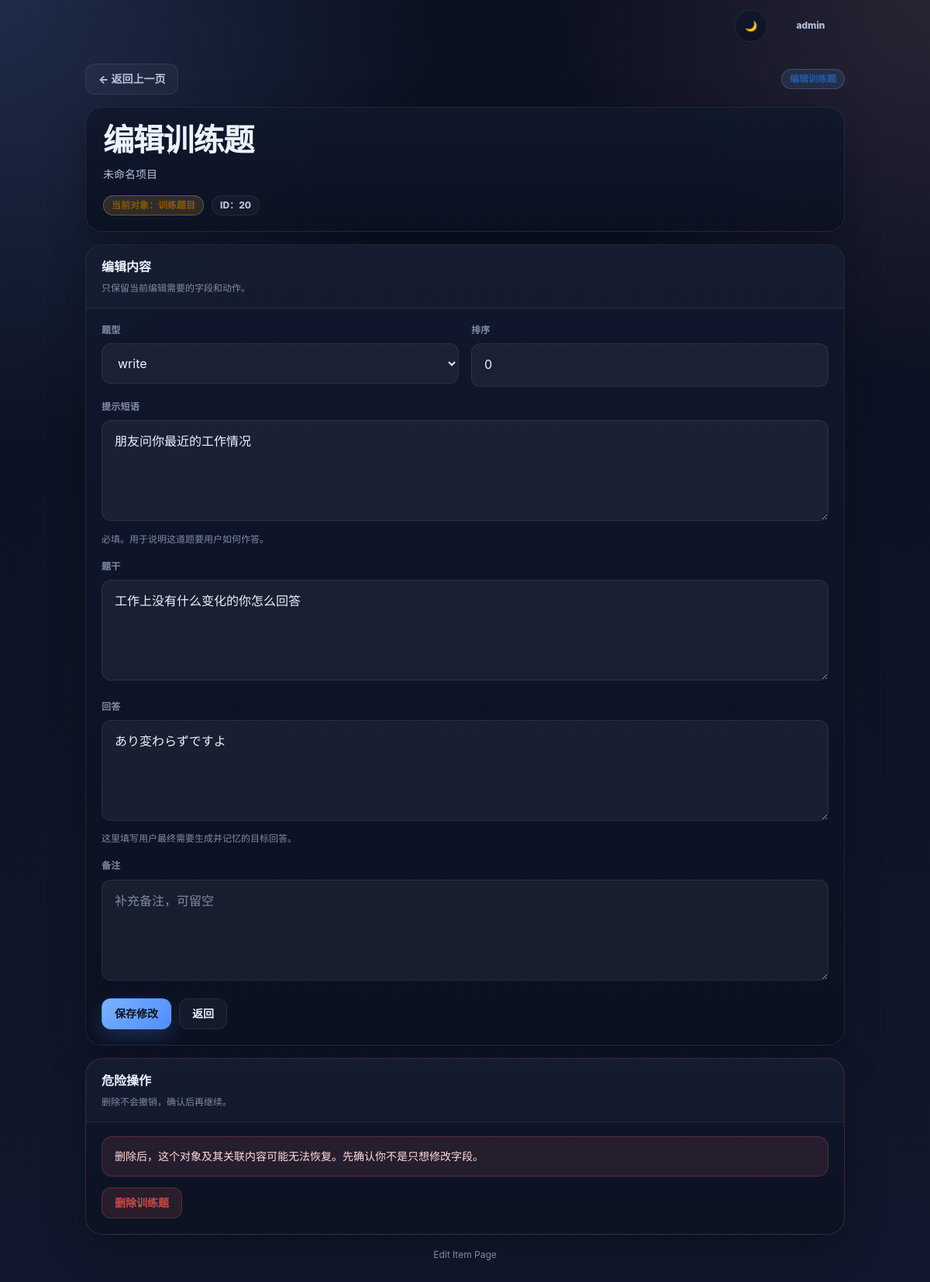
The app's page /question/20/edit/?next=/lesson/7/questions/ (signed in) with its own data.
### app/train/models.py (models this page shows, shortened)
class Question(models.Model):
    lesson = models.ForeignKey(
        Lesson,
        on_delete=models.CASCADE,
        null=True,
        blank=True
    )
    prompt_text = models.TextField()
    answer_text = models.TextField()
    audio_url = models.URLField(blank=True, null=True)

class TrainingItem(models.Model):
    TYPE_CHOICES = [
        ("listen", "听"),
        ("speak", "说"),
        ("read_cloze", "读-填空"),
        ("read_choice", "读-选择"),
        ("write", "写"),
    ]
    GRADING_MODE_CHOICES = [
        ("strict", "严格匹配"),
        ("normalize", "归一化匹配"),
        ("multi_answer", "多答案匹配"),
        ("keyword", "关键词匹配"),
    ]
    ANSWER_TYPE_CHOICES = [
        ("translation", "翻译"),
        ("polite_expression", "敬语表达"),
        ("tense_person_conversion", "时态/人称转换"),
        ("literary_expression", "文学表达"),
        ("fixed_expression", "固定表达"),
        ("general_response", "一般回答"),
    ]
    LANGUAGE_CHOICES = [
        ("ja", "日语"),
        ("en", "英语"),
        ("zh", "中文"),
        ("mixed", "混合"),
    ]
    CLOZE_MODE_CHOICES = [
        ("manual_only", "仅人工克漏字"),
        ("auto_only", "仅自动克漏字"),
        ("manual_first", "人工优先，自动补充"),
    ]
    MODE_CHOICES = [
        ("listen", "听力转换"),
        ("speak", "口说作答"),
        ("write", "输入作答"),
        ("cloze", "克漏字"),
        ("shadow", "跟读"),
        ("choice", "选择题"),
    ]
    question = models.ForeignKey(
        "Question",
        on_delete=models.CASCADE,
        related_name="training_items"
    )
    item_type = models.CharField(
        max_length=20,
        choices=TYPE_CHOICES
    )
    cloze_text = models.TextField(blank=True, null=True)
    cloze_answers = models.JSONField(blank=True, null=True)
    choices = models.JSONField(blank=True, null=True)
    correct_answers = models.JSONField(blank=True, null=True)
    prompt_text = models.TextField(blank=True, null=True)
    reveal_text_on_wrong = models.BooleanField(default=False)
    audio_file = models.FileField(
        upload_to="audio/",
        blank=True,
        null=True
    )
    instruction_text = models.TextField(
        blank=True,
        default=""
    )
    source_text = models.TextField(
        blank=True,
        default=""
    )
    target_answer = models.TextField(
        blank=True,
        default=""
    )
    accepted_answers = models.JSONField(
        blank=True,
        default=list
    )
    explanation = models.TextField(
        blank=True,
        default=""
    )
    grading_mode = models.CharField(
        max_length=30,
        choices=GRADING_MODE_CHOICES,
        default="normalize"
    )
    answer_type = models.CharField(
        max_length=50,
        choices=ANSWER_TYPE_CHOICES,
        default="general_response"
    )
    language = models.CharField(
        max_length=20,
        choices=LANGUAGE_CHOICES,
        default="ja"
    )
    enabled_modes = models.JSONField(
        blank=True,
        default=list
    )
    difficulty = models.PositiveSmallIntegerField(
        default=1
    )
    source_audio = models.FileField(
        upload_to="audio/source/",
        blank=True,
        null=True
    )
    target_audio = models.FileField(
        upload_to="audio/target/",
        blank=True,
        null=True
    )
    manual_cloze_text = models.TextField(
        blank=True,
        default=""
    )
    cloze_mode = models.CharField(
        max_length=20,
        choices=CLOZE_MODE_CHOICES,
        default="manual_first"
    )
    auto_cloze_enabled = models.BooleanField(
        default=True
    )
    tags = models.JSONField(
        blank=True,
        default=list
    )
    source_reference = models.CharField(
        max_length=255,
        blank=True,
        default=""
    )
    notes = models.TextField(
        blank=True,
        default=""
    )
    is_active = models.BooleanField(
        default=True
    )
    sort_order = models.IntegerField(
        default=0
    )
    created_at = models.DateTimeField(auto_now_add=True)

### app/train/views/train_views.py (the view, shortened to what this page needs)
# urls.py: path("question/<int:question_id>/edit/", question_edit, name="question-edit"),
@login_required
def question_edit(request, question_id):
    question = get_object_or_404(
        Question,
        id=question_id,
        lesson__book__owner=request.user
    )
    next_url = (
        request.GET.get("next")
        or request.POST.get("next")
        or f"/lesson/{question.lesson_id}/"
    )
    training = question.training_items.order_by("id").first()
    item_type = training.item_type if training else ""
    display_qtype = item_type or ""
    return render(request, "train/edit_item.html", {
        "mode": "question",
        "obj": question,
        "training": training,
        "item_type": item_type,
        "display_qtype": display_qtype,
        "next": next_url,
        "page_title": "编辑训练题",
        "choices_json": json.dumps(training.choices or [], ensure_ascii=False) if training else "[]",
        "cloze_answers_text": "\n".join(training.cloze_answers or []) if training and training.cloze_answers else "",
        "listen_meta": (
            ((training.choices or [])[0].get("_meta", {}))
            if training and training.choices and isinstance((training.choices or [])[0], dict)
            else {}
        ),
    })

### app/train/templates/train/edit_item.html (shortened to what this page needs)
{% extends "train/base_train.html" %}
{% block content %}
{% firstof obj.title obj.question_text obj.question "未命名项目" as obj_name %}
<div class="page">
    <div class="shell">
        <div class="topbar">
            <div class="topbar-left">
                {% if next %}
                    <a href="{{ next }}" class="back-link">← 返回上一页</a>
                {% else %}
                    <a href="{% url 'dashboard' %}" class="back-link">← 返回首页</a>
                {% endif %}
            </div>
            <div class="topbar-right">
                <span class="chip primary">{{ page_title|default:"编辑项目" }}</span>
            </div>
        </div>
        <section class="header-card">
            <h1 class="title">{{ page_title|default:"编辑项目" }}</h1>
            <p class="subtitle">{{ obj_name }}</p>
            <div class="meta-row">
                {% if mode == "book" %}
                    <span class="chip warning">当前对象：书册</span>
                {% elif mode == "lesson" %}
                    <span class="chip warning">当前对象：章节</span>
                {% elif mode == "question" %}
                    <span class="chip warning">当前对象：训练题目</span>
                {% else %}
                    <span class="chip warning">当前对象：项目</span>
                {% endif %}
                {% if obj.id %}
                    <span class="chip">ID：{{ obj.id }}</span>
                {% endif %}
            </div>
        </section>
        <section class="form-card">
            <div class="card-header">
                <h2 class="card-title">编辑内容</h2>
                <div class="card-subtitle">只保留当前编辑需要的字段和动作。</div>
            </div>
            <div class="card-body">
                <form method="post" enctype="multipart/form-data" class="edit-form" id="edit-form">
                    {% if mode == "book" %}
                        <div class="form-grid">
                            <div class="field-group full">
                                <div class="field-label">书册名称</div>
                                <input type="text" name="title" class="input" value="{{ obj.title|default:'' }}" placeholder="请输入书册名称" required>
                            </div>
                            <div class="field-group full">
                                <div class="field-label">书册说明</div>
                                <textarea name="description" class="textarea" placeholder="请输入书册说明，可留空">{{ obj.description|default:'' }}</textarea>
                            </div>
                        </div>
                    {% elif mode == "question" %}
                        <div class="form-grid">
                            <div class="field-group">
                                <div class="field-label">题型</div>
                                <select name="qtype" class="select">
                                    <option value="write" {% if display_qtype == "write" %}selected{% endif %}>write</option>
                                </select>
                            </div>
                            <div class="field-group">
                                <div class="field-label">排序</div>
                                <input type="number" name="order" class="input" value="{{ obj.order|default:0 }}" placeholder="请输入排序">
                            </div>
                            <div class="field-group full">
                                <div class="field-label">提示短语</div>
                                <textarea
                                    name="instruction_text"
                                    id="instruction-display"
                                    class="textarea"
                                    placeholder="例如：用敬语表达 / 用对应时态及人称提问 / 王勃怎么表达"
                                    required
                                >{% firstof training.instruction_text training.prompt_text obj.prompt_text obj.question_text obj.question "" %}</textarea>
                                <div class="field-help">必填。用于说明这道题要用户如何作答。</div>
                            </div>
                            <div class="field-group full">
                                <div class="field-label">题干</div>
                                <textarea
                                    id="question-display"
                                    class="textarea"
                                    placeholder="请输入题干"
                                    required
                                >{% firstof training.source_text obj.prompt_text obj.question_text obj.question "" %}</textarea>
                            </div>
                            <div class="field-group full">
                                <div class="field-label">回答</div>
                                <textarea
                                    id="answer-display"
                                    class="textarea"
                                    placeholder="请输入目标回答"
                                    required
                                >{% firstof training.target_answer obj.answer_text obj.answer "" %}</textarea>
                                <div class="field-help">这里填写用户最终需要生成并记忆的目标回答。</div>
                            </div>
                            <div class="field-group full">
                                <div class="field-label">备注</div>
                                <textarea name="note" class="textarea" placeholder="补充备注，可留空">{{ obj.note|default:'' }}</textarea>
                            </div>
                        </div>
                    {% endif %}
                    <div class="actions">
                        <button type="submit" class="primary-btn">保存修改</button>
                        {% if next %}
                            <a href="{{ next }}" class="secondary-btn">返回</a>
                        {% else %}
                            <a href="{% url 'dashboard' %}" class="secondary-btn">返回首页</a>
                        {% endif %}
                    </div>
                </form>
            </div>
        </section>
        {% if obj.id %}
            <section class="danger-card">
                <div class="card-header">
                    <h2 class="card-title">危险操作</h2>
                    <div class="card-subtitle">删除不会撤销，确认后再继续。</div>
                </div>
                <div class="danger-body">
                    <div class="danger-note">
                        删除后，这个对象及其关联内容可能无法恢复。先确认你不是只想修改字段。
                    </div>
                    <div class="actions">
                        {% if mode == "book" %}
                            <a href="{% url 'book-delete-confirm' obj.id %}?next={{ next|default:'' }}" class="danger-btn">删除书册</a>
                        {% elif mode == "lesson" %}
                            <a href="{% url 'lesson-delete-confirm' obj.id %}?next={{ next|default:'' }}" class="danger-btn">删除章节</a>
                        {% elif mode == "question" %}
                            <form
                                method="post"
                                action="{% url 'question-delete' obj.id %}?next={{ next|default:'' }}"
                                class="inline-form"
                                onsubmit="return confirm('确定删除这条题目吗？删除后将无法恢复。');"
                            >
                                <button type="submit" class="danger-btn">删除训练题</button>
                            </form>
                        {% endif %}
                    </div>
                </div>
            </section>
        {% endif %}
        <div class="footer-note">Edit Item Page</div>
    </div>
</div>
{% endblock %}

### app/train/templates/train/base_train.html (shortened to what this page needs)
{% load static %}
<!DOCTYPE html>
<html lang="zh-CN" data-theme="dark">
<head>
    <link rel="stylesheet" href="{% static 'train/css/theme.css' %}">
</head>
<body class="train-body {% block body_class %}{% endblock %}">
    {% block global_theme_switch %}
    <div class="global-utility-bar">
        <div class="global-theme-switch">
            <button id="themeToggleBtn" aria-label="切换页面风格" title="切换页面风格">
            </button>
        </div>
        {% if request.user.is_authenticated %}
        <details class="user-menu global-user-menu">
            <summary class="user-pill">{{ request.user.username }}</summary>
        </details>
        {% endif %}
    </div>
    {% endblock %}
    {% block content %}{% endblock %}
</body>
</html>

### app/train/templates/train/edit_item.html (style rules this page uses)
.edit-form { display: grid; gap: 16px; }
.form-grid { display: grid; grid-template-columns: repeat(2, minmax(0, 1fr)); gap: 16px; }
.field-group { min-width: 0; }
.field-group.full { grid-column: 1 / -1; }
.field-label { font-size: 12px; color: var(--text-faint); font-weight: 700; margin-bottom: 8px; letter-spacing: 0.02em; }
.field-help { margin-top: 6px; font-size: 12px; color: var(--text-faint); }
.danger-card { border-color: rgba(255, 114, 114, 0.20); }
.danger-body { padding: 18px 20px 20px; display: flex; flex-direction: column; gap: 14px; }
.danger-note { padding: 14px 16px; border-radius: 14px; background: rgba(255, 114, 114, 0.10); border: 1px solid rgba(255, 114, 114, 0.20); color: #ffdede; font-size: 14px; }
.inline-form { margin: 0; }

### records on screen
Question: id "20"
TrainingItem: qtype "write", instruction_text "朋友问你最近的工作情况", source_text "工作上没有什么变化的你怎么回答", target_answer "あり変わらずですよ"

### other values on screen
{{ request.user.username }} "admin"
{{ page_title|default:"编辑项目" }} "编辑训练题"
{{ obj_name }} "未命名项目"
